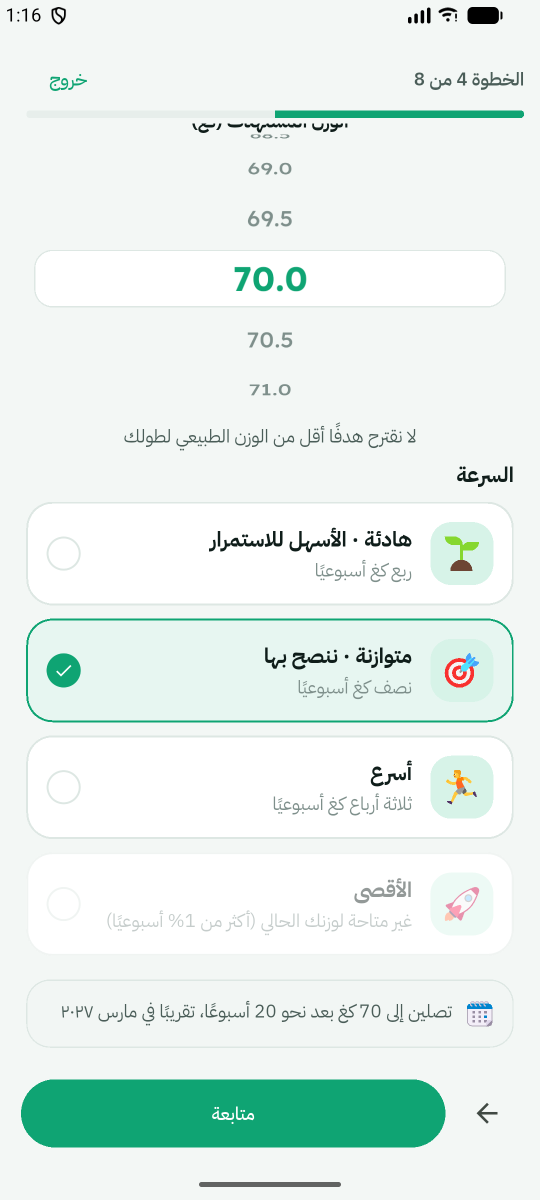
#> input picture mobile/docs/screenshots/k2_pace.png, 1080 x 2400 px (shown at 1/2 size)
$ python make_shots.py
#> lines starting #> are read from the running program, lines starting #| are printed output that depends on the picture
from PIL import Image, ImageOps
import sys
SS='../../../../mobile/docs/screenshots/'
sets={'shots_onboarding':['k2_pace.png','k2_result.png','k2_how_calculated.png'],
 'shots_plan':['k4_showcase_optimizer.png','k4_today.png','k4_plan.png'],
 'shots_feedback':['m1/m1_rating_sheet.png','m1/m1_did_not_eat.png','k5a_pending.png'],
 'shots_progress':['k6a_report.png','k6b/k6b_badges.png','k6a_weight.png'],
 'shots_account':['k7a/k7a_about.png','k7a/k7a_delete.png','k7b/k7b_reminders.png']}
H=900; gap=30
for name,fs in sets.items():
    ims=[]
    for f in fs:
        im=Image.open(SS+f).convert('RGB'); w,h=im.size
#> after `w, h = im.size`: w = 1080; h = 2400
        im=im.resize((int(w*H/h),H), Image.LANCZOS)
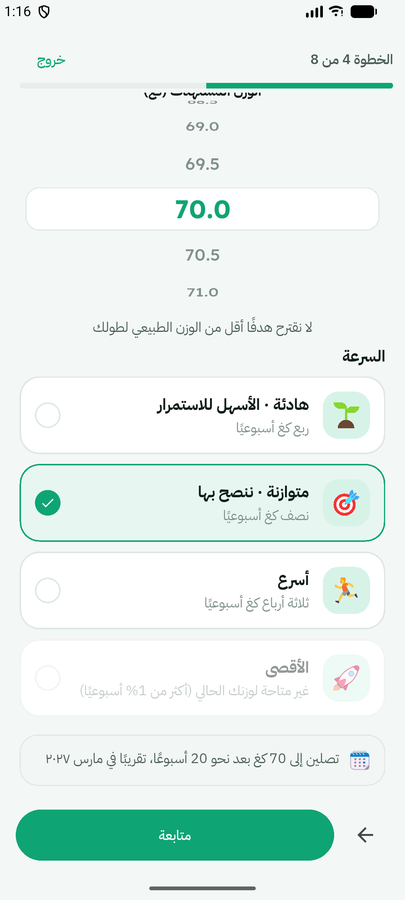
#> im: PIL image 405x900 RGB; mean R, G, B 229.4, 241.2, 236.8
        ims.append(ImageOps.expand(im,border=2,fill=(160,160,160)))
    ims=ims[::-1]
    W=sum(i.size[0] for i in ims)+gap*(len(ims)+1)
    c=Image.new('RGB',(W,H+4+2*gap),'white'); x=gap
#> after `c = Image.new('RGB', (W, H + 4 + 2 * gap), 'white')`: c: PIL image 1347x964 RGB; every value is 255
    for i in ims: c.paste(i,(x,gap)); x+=i.size[0]+gap
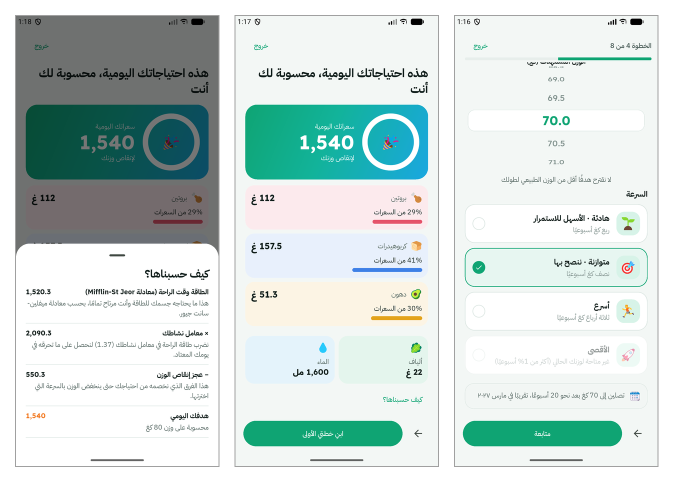
#> c: PIL image 1347x964 RGB (shown at 1/2 size); mean R, G, B 205, 219, 216.2
    c.save(f'figs/{name}.png',optimize=True); print(name,c.size)
#> pass 2 of the loop `for name,fs in sets.items():`:
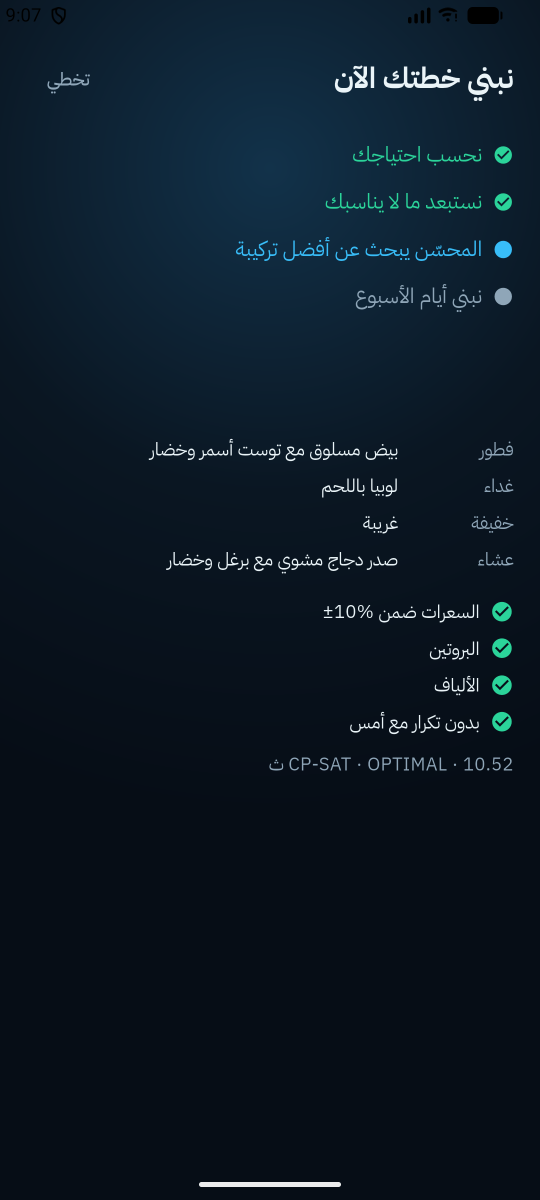
#> input picture mobile/docs/screenshots/k4_showcase_optimizer.png, 1080 x 2400 px (shown at 1/2 size)
#> `im=im.resize((int(w*H/h),H), Image.LANCZOS)`:
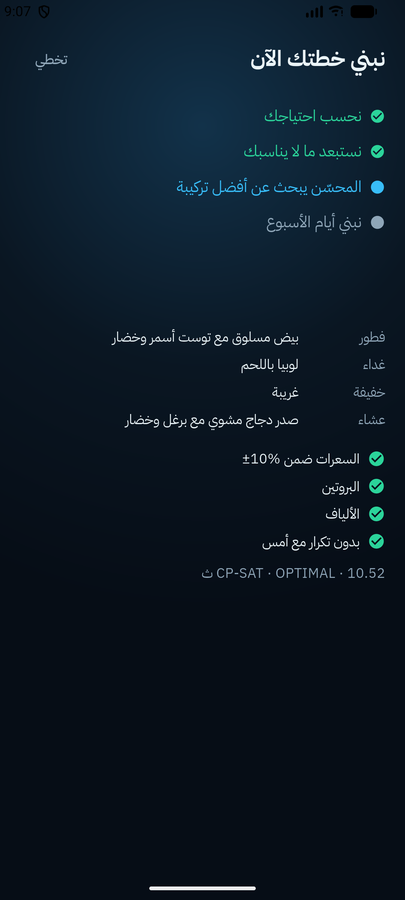
#> im: PIL image 405x900 RGB; mean R, G, B 11.7, 25, 37
#> after the loop `for i in ims: c.paste(i,(x,gap)); x+=i.size[0]+gap`:
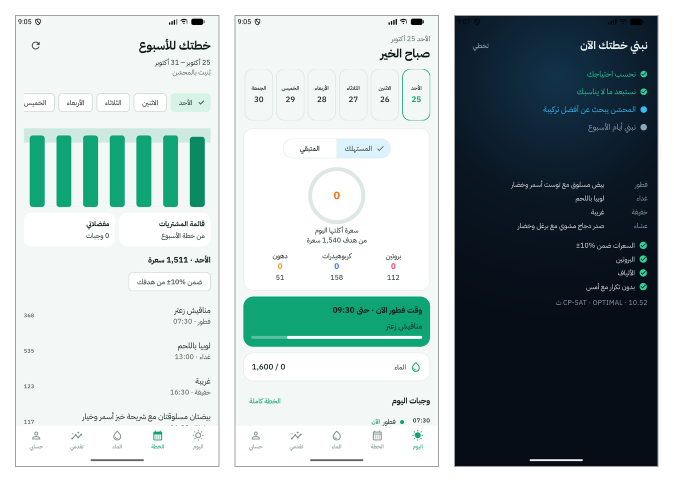
#> c: PIL image 1347x964 RGB (shown at 1/2 size); mean R, G, B 166.7, 179.6, 179.8
#> (the run stopped early here; a loop or call above may not have finished)
